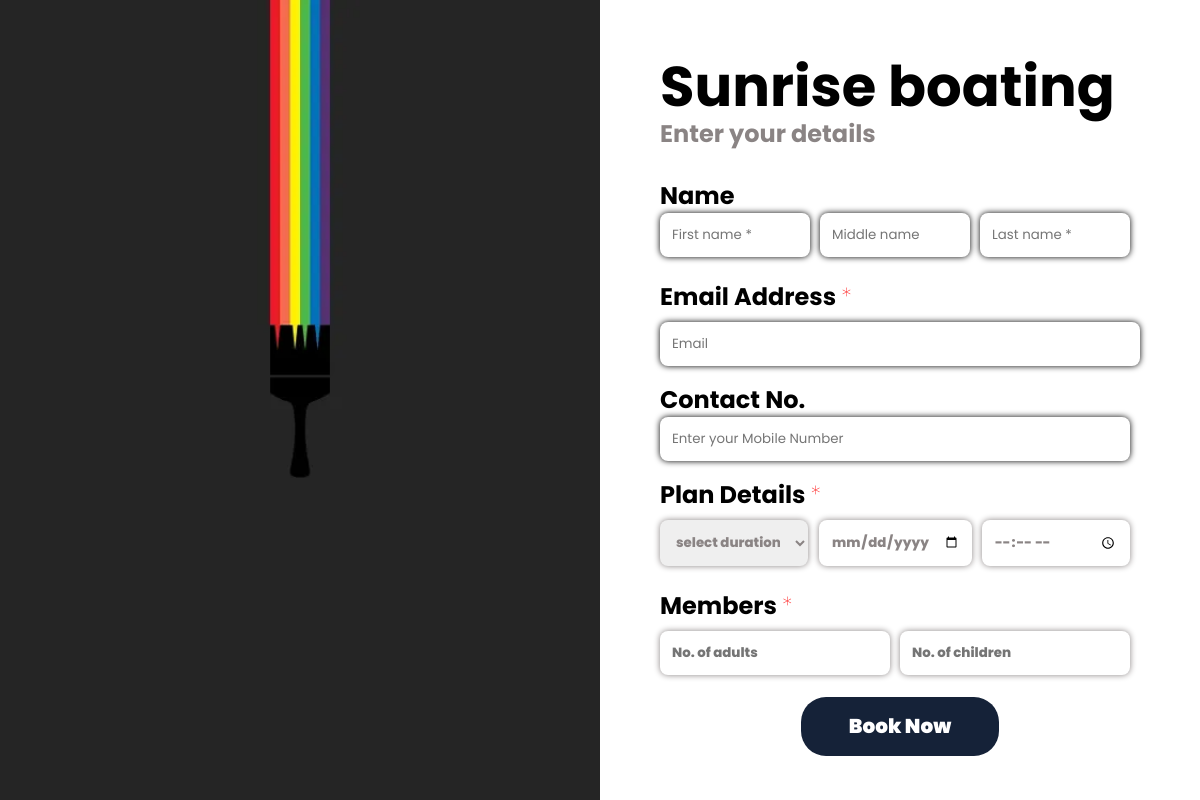
The app's page /booking/create/form/9 with its own data.
### booking/models.py (models this page shows, shortened)
class Plans(models.Model):
    name = models.CharField(max_length=50)
    description=models.TextField()
    Duration1=models.IntegerField()
    price1=models.IntegerField()
    Duration2=models.IntegerField()
    price2=models.IntegerField()
    image = models.ImageField(upload_to='plan_img')
    date = models.DateTimeField(auto_now=True)

### booking/views.py (the view, shortened to what this page needs)
# urls.py: path('create/form/<int:id>',views.booking_form,name='booking-form'),
def booking_form(request,id):
    _plan = Plans.objects.get(id=id)
    form = BookingForm(request.POST,id)
    return render(request,'booking/booking_form.html',{'form':form,'plan':_plan})

### templates/booking/booking_form.html (shortened to what this page needs)
{% load static %}
<!DOCTYPE html>
<html lang="en">
<head>
    <link rel="stylesheet" href={% static 'css/booking_form.css' %}>
</head>
<body>
    <section>
        <div class='imgbx'>
            <img class="form-img" src="{{plan.image.url}}" alt="Boat photo">
        </div>
        <div class='contentbx'>
            <div class='formbx'>
                <div class='field email-form'>
                    <form action="" method="POST" onsubmit="verify()">
                        <div class="head">
                            <span>
                                <p id="boat-name">{{plan.name}}</p>
                                <p id="details">Enter your details</p>
                            </span>
                        </div>
                </form>
                </div>
                <form action='' method ='POST' name="form-booking" onsubmit="validation()">
                    <span>
                        <h2> Name</h2>
                    </span>
                    <div class='field'>
                        {{form.fname}}
                        {{form.mname}}
                        {{form.lname}}
                    </div>
                    <label for="email">
                        <h2>Email Address <span style="color: red; font-weight: 100;">*</span></h2>
                    </label>
                    <div class="verify-email">
                    {{form.email}}
                    </div>
                    <span>
                        <h2> Contact No.</h2>
                    </span>
                    <div class='field' id="contact" >
                        <input name="cnum"  , id="label-name" , placeholder="Enter your Mobile Number" , class="inputbx">                        {% comment %} {{form.cnum}} {% endcomment %}
                    </div >
                    <div>
                        <label>
                        <h2> Plan Details <span style="color: red; font-weight: 100;">*</span></h2>
                    </label>
</div>
                    <div class='field'>
                        <select name="duration"  id="duration" name="duration" class="inputbx label-name" required>
                            <option value="">select duration</option>
                        </select>
                        {{form.arrivedate}}
                        {{form.time}}
                    </div>
                    <div>
                        <label>
                            <h2>Members <span style="color: red; font-weight: 100;">*</span></h2>
                        </label>
                    </div>
                    <div class='field'>
                        {{form.adults}}
                        {{form.child}}
                    </div>
                    <div class="btn-flex">
                        <button class="btn" name="book_btn" value ='1' type="submit" value="" onclick="validateMobileNumber()">Book Now</button>
                    </div>
                </form>
                </div>
        </div>
    </section>
</body>
</html>

### booking/static/css/booking_form.css (style rules this page uses)
* { margin: 0; padding: 0; box-sizing: border-box; font-family: 'Poppins', sans-serif; }
.head { margin-bottom: 6%; }
section { position: relative; width: 100%; height: 100vh; display: flex; }
section .imgbx { position: relative; width: 50vw; height: 100vh; }
section .imgbx img { position: absolute; top: 0; left: 0; width: 50vw; height: 100vh; object-fit: cover; }
section .contentbx { display: flex; width: 50%; height: 100vh; justify-content: center; align-items: center; }
section .contentbx .formbx { margin: 10%; }
section .contentbx .formbx .inputbx { margin-bottom: 2vh; }
section .contentbx .formbx label h2 { margin-top: 0px; margin-bottom: 1vh; }
#boat-name { font-size: 7vh; font-weight: bolder; }
.label-name { font-weight: 800; color: #8A8484; }
#details { color: #8A8484; font-weight: 600; font-size: 3vh; font-weight: bolder; margin-top: -3%; }
.email-form { display: flex; }
.inputbx { border: 1px #ccc; border-radius: 1vh; box-shadow: 0px 0px 6px; padding: 1.5vh; width: 100%; }
.field { display: flex; }
.field input { margin-right: 2%; }
.btn { background: #152238; border: none; color: white; padding: 3% 10%; text-align: center; text-decoration: none; font-weight: 850; display: inline-block; font-size: 20px; cursor: pointer; border-radius: 25px; margin-top: 0; }
.btn-flex { display: flex; justify-content: center; align-items: center; }
select { margin-right: 10.7px; }

### records on screen
Plans: image (picture), name "Sunrise boating"
